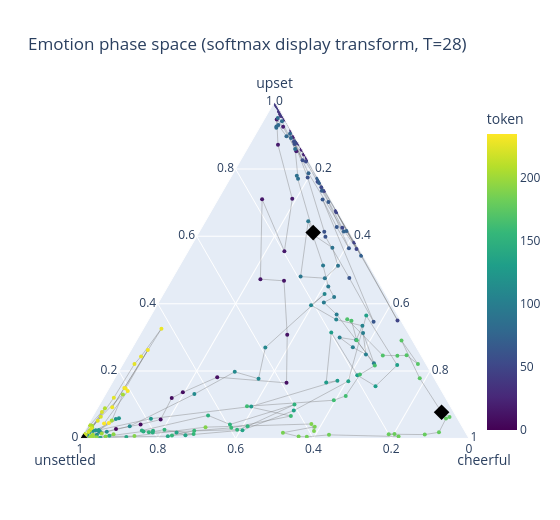

This figure's notebook cell:
### Code cell
tp.ternary_figure(cos33, emotions, starts).show()

### Figure 1 — Plotly figure (JSON) as saved in the notebook; plotly's stock layout.template omitted (floating-point values rounded to 4 significant figures; data arrays with more than 128 entries replaced by an {"elided": "..."} marker saying what was removed)
{"data": [{"a": {"elided": "236 float values"}, "b": {"elided": "236 float values"}, "c": {"elided": "236 float values"}, "hoverinfo": "text", "line": {"color": "rgba(120,120,120,0.4)", "width": 1}, "marker": {"color": {"elided": "236 int values"}, "colorbar": {"title": {"text": "token"}}, "colorscale": [[0.0, "#440154"], [0.1111, "#482878"], [0.2222, "#3e4989"], [0.3333, "#31688e"], [0.4444, "#26828e"], [0.5556, "#1f9e89"], [0.6667, "#35b779"], [0.7778, "#6ece58"], [0.8889, "#b5de2b"], [1.0, "#fde725"]], "showscale": true, "size": 4}, "mode": "lines+markers", "text": {"elided": "236 str values"}, "type": "scatterternary"}, {"a": [6.092e-05], "b": [0.9996], "c": [0.0003453], "hoverinfo": "text", "marker": {"color": "black", "size": 12, "symbol": "diamond"}, "mode": "markers", "showlegend": false, "text": ["phase start t=0"], "type": "scatterternary"}, {"a": [0.6111], "b": [0.09496], "c": [0.2939], "hoverinfo": "text", "marker": {"color": "black", "size": 12, "symbol": "diamond"}, "mode": "markers", "showlegend": false, "text": ["phase start t=87"], "type": "scatterternary"}, {"a": [0.0777], "b": [0.03162], "c": [0.8907], "hoverinfo": "text", "marker": {"color": "black", "size": 12, "symbol": "diamond"}, "mode": "markers", "showlegend": false, "text": ["phase start t=175"], "type": "scatterternary"}], "layout": {"height": 520, "showlegend": false, "ternary": {"aaxis": {"title": {"text": "upset"}}, "baxis": {"title": {"text": "unsettled"}}, "caxis": {"title": {"text": "cheerful"}}}, "title": {"text": "Emotion phase space (softmax display transform, T=28)"}, "width": 560}}
